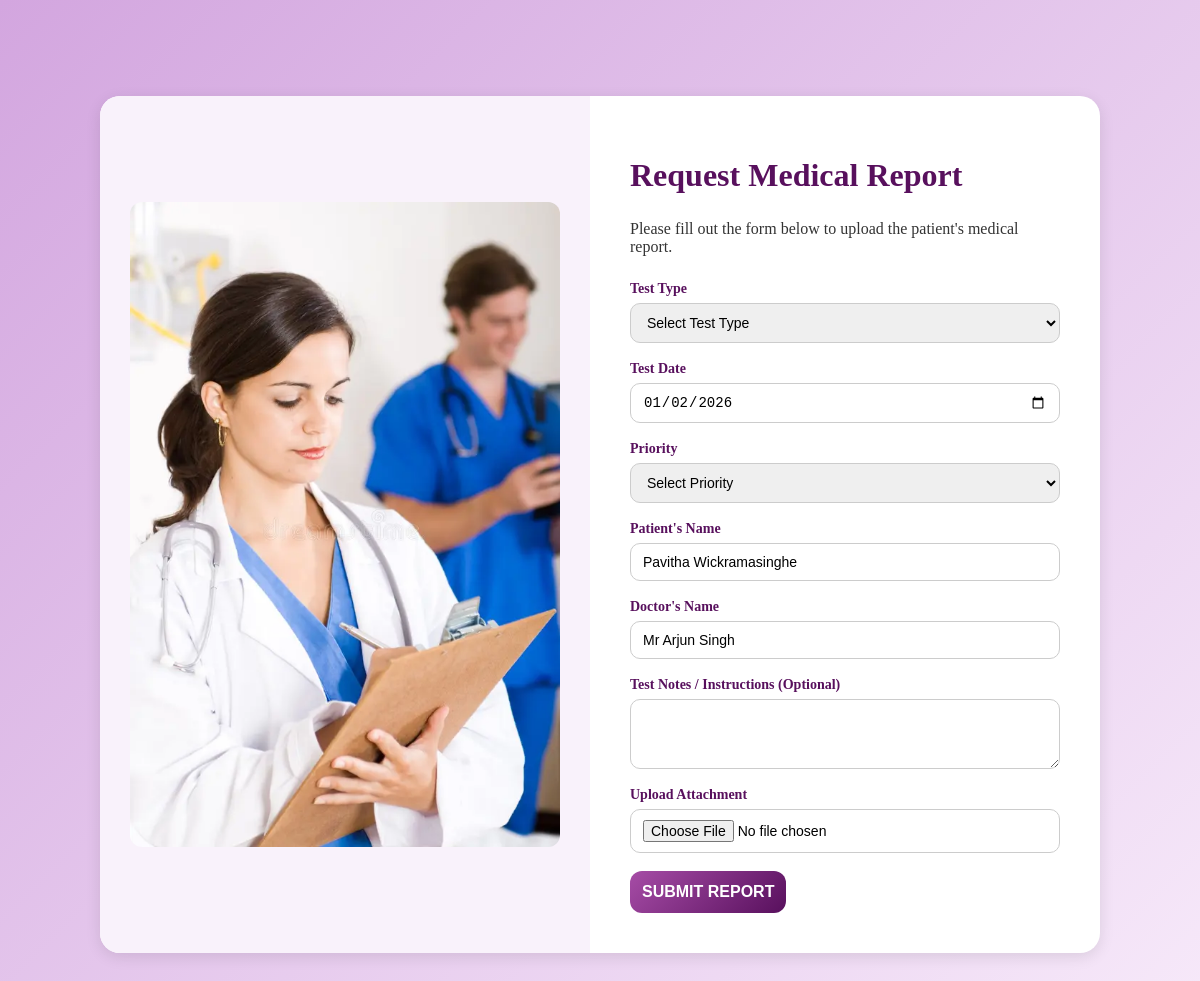
The app's page /php/MedicalReport.php?nic=200209786543 (signed in) with its own data.
### tables this page shows
CREATE TABLE `patients` (
  `NIC` varchar(12) NOT NULL,
  `Password` varchar(1000) NOT NULL,
  `PatientID` int(11) NOT NULL,
  `Title` varchar(5) NOT NULL,
  `First Name` varchar(200) NOT NULL,
  `Last Name` varchar(200) NOT NULL,
  `Phone Number` varchar(10) NOT NULL,
  `Email Address` varchar(200) NOT NULL,
  `Created Date` timestamp NOT NULL DEFAULT current_timestamp(),
  `Blood Type` varchar(10) DEFAULT NULL,
  `Allergies` text DEFAULT NULL,
  `Medical History` text DEFAULT NULL,
  `Date of Birth` date DEFAULT NULL
);

CREATE TABLE `doctors` (
  `Doctor ID` int(11) NOT NULL,
  `Title` varchar(10) NOT NULL,
  `First Name` varchar(200) NOT NULL,
  `Last Name` varchar(200) NOT NULL,
  `NIC` varchar(20) NOT NULL,
  `Facility Name` varchar(300) NOT NULL,
  `License Number` int(50) NOT NULL,
  `Specialization` varchar(300) NOT NULL,
  `Experience` int(11) NOT NULL,
  `Qualifications` varchar(1000) NOT NULL,
  `Phone Number` varchar(10) NOT NULL,
  `Email Address` varchar(200) NOT NULL,
  `Password` varchar(300) NOT NULL,
  `Profile Image` varchar(255) DEFAULT NULL
);

### php/MedicalReport.php (the view, shortened to what this page needs)
<?php
include '../PHP/Config.php';
$doctor_id = $_SESSION['doctor_id'] ?? null;
$doc_sql = "SELECT `Title`, `First Name`, `Last Name` FROM doctors WHERE `Doctor ID` = ?";
$stmt = $conn->prepare($doc_sql);
$stmt->bind_param("i", $doctor_id);
$stmt->execute();
$doc_res = $stmt->get_result();
$doctor = $doc_res->fetch_assoc();
$doctor_name = $doctor ? $doctor['Title'].' '.$doctor['First Name'].' '.$doctor['Last Name'] : '';
$patient_name = '';
if (isset($_GET['nic'])) {
    $nic = $_GET['nic'];
    $pat_sql = "SELECT `PatientID`, `First Name`, `Last Name` FROM patients WHERE NIC = ?";
    $pstmt = $conn->prepare($pat_sql);
    $pstmt->bind_param("s", $nic);
    $pstmt->execute();
    $pat_res = $pstmt->get_result();
    if ($row = $pat_res->fetch_assoc()) {
        $patient_name = $row['First Name'].' '.$row['Last Name'];
    }
}
?>
<!DOCTYPE html>
<html lang="en">
<head>
  <link rel="stylesheet" href="../CSS/MedicalReport.css">
</head>
<body>
<br><br>
<main class="contact-container">
  <div class="contact-card">
    <div class="contact-left">
      <img src="../IMAGES/medreport.webp" alt="Medical Report Illustration">
    </div>
    <div class="contact-right">
      <h1>Request Medical Report</h1>
      <p>Please fill out the form below to upload the patient's medical report.</p>
      <form class="form" id="reportForm" enctype="multipart/form-data">
        <div class="form-group">
			<label>Test Type</label>
			<select name="test_type" id="testType" required>
				<option value="" disabled selected>Select Test Type</option>
			</select>
		</div>
        <div class="form-group">
          <label>Test Date</label>
          <input type="date" name="test_date" id="testDate" required>
        </div>
        <div class="form-group">
          <label>Priority</label>
          <select name="priority" id="priority" required>
            <option value="">Select Priority</option>
          </select>
        </div>
		<div class="form-group">
		  <label>Patient's Name</label>
		  <input type="text" name="patient_name" value="<?= htmlspecialchars($patient_name) ?>" readonly>
		</div>
		<div class="form-group">
		  <label>Doctor's Name</label>
		  <input type="text" name="doctor_name" value="<?= htmlspecialchars($doctor_name) ?>" readonly>
		</div>
        <div class="form-group">
          <label>Test Notes / Instructions (Optional)</label>
          <textarea name="notes" id="testNotes" rows="3"></textarea>
        </div>
        <div class="form-group">
          <label>Upload Attachment</label>
          <input type="file" name="attachment" id="fileInput" required>
        </div>
        <button type="submit" class="btn">
          <span>SUBMIT REPORT</span>
        </button>
      </form>
    </div>
  </div>
</main>
</body>
</html>

### css/MedicalReport.css (style rules this page uses)
html, body { height: 125%; margin: 0; display: flex; flex-direction: column; background: linear-gradient(135deg, #d3a6df, #f6e8f9); }
.contact-container { flex: 1; display: flex; justify-content: center; align-items: flex-start; padding: 60px 20px 40px; }
.contact-card { background: #fff; border-radius: 20px; box-shadow: 0 4px 15px rgba(0,0,0,0.1); display: flex; max-width: 1000px; width: 100%; overflow: hidden; }
.contact-left { flex: 1; background: #f9f2fb; display: flex; align-items: center; justify-content: center; padding: 30px; }
.contact-left img { max-width: 100%; border-radius: 12px; }
.contact-right { flex: 1; padding: 40px; display: flex; flex-direction: column; }
.contact-right h1 { color: #58105d; margin-bottom: 10px; }
.contact-right p { margin-bottom: 25px; color: #333; }
.form-group { margin-bottom: 18px; display: flex; flex-direction: column; }
.form-group label { margin-bottom: 6px; font-size: 14px; color: #58105d; font-weight: bold; }
.form-group input, .form-group select, .form-group textarea { padding: 10px 12px; border: 1px solid #ccc; border-radius: 10px; font-size: 14px; width: 100%; box-sizing: border-box; }
.btn { background: linear-gradient(135deg, #a64ca6, #58105d); color: #fff; padding: 12px; border: none; border-radius: 12px; cursor: pointer; font-size: 16px; font-weight: bold; display: flex; align-items: center; justify-content: center; gap: 8px; transition: 0.3s; }

### records on screen
patients: patient_name "Pavitha Wickramasinghe"
doctors: doctor_name "Mr Arjun Singh"
